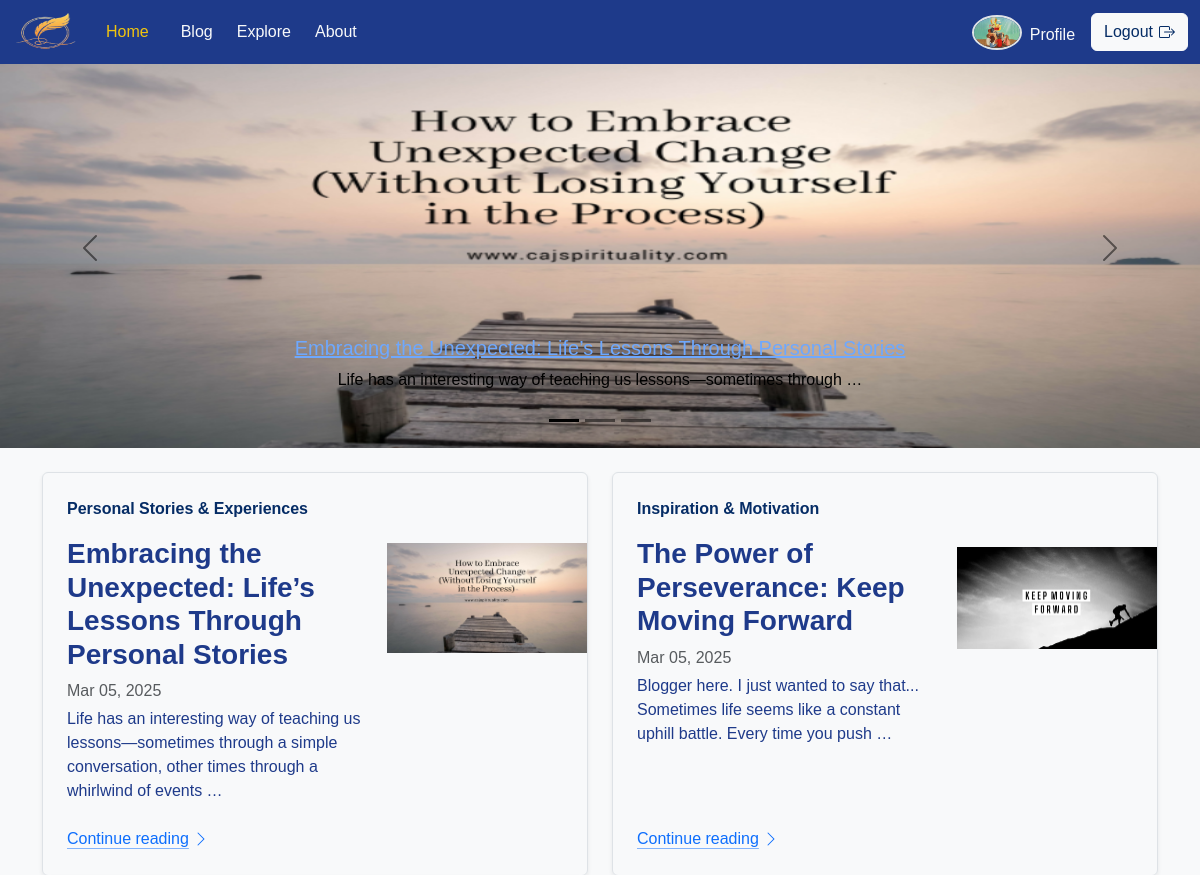
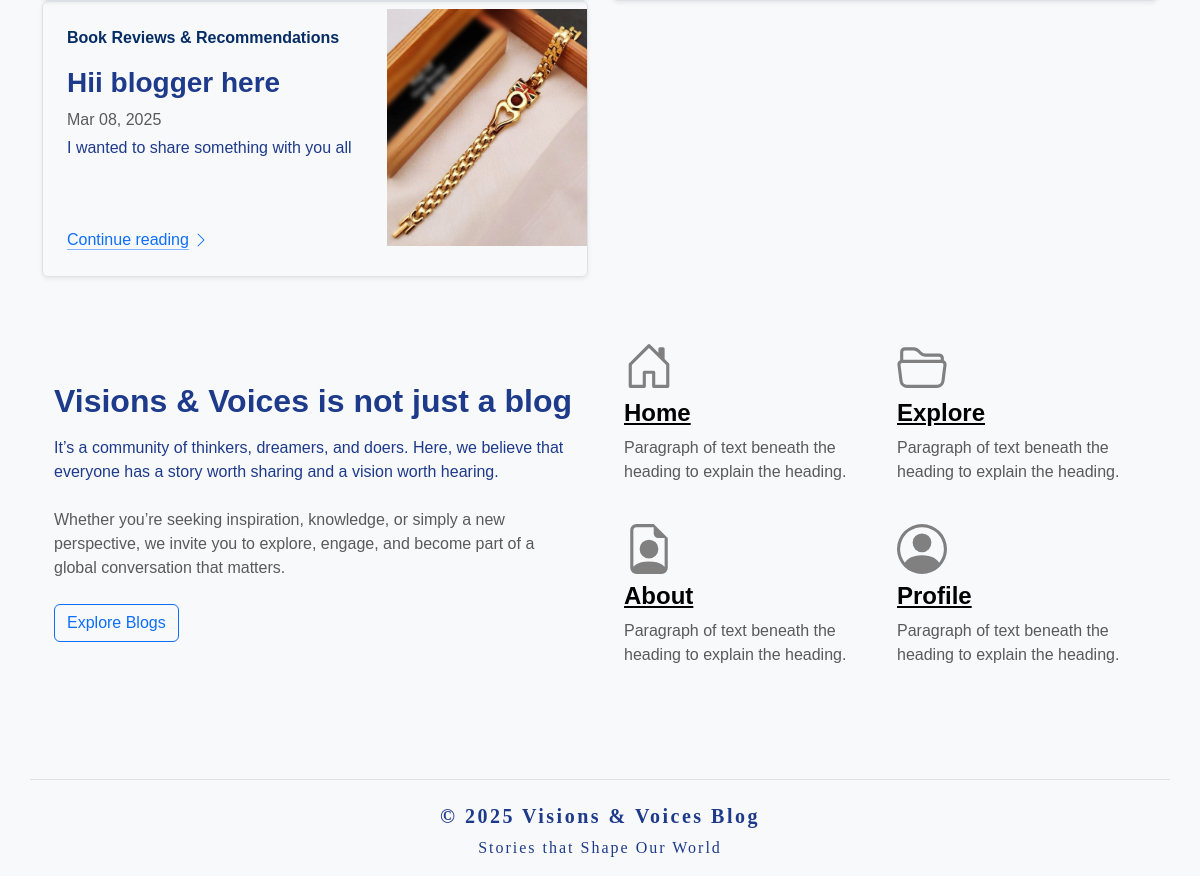
The page / (signed in) on the database its author committed (2 pictures, top to bottom).
### blog/models.py (models this page shows, shortened)
class Profile(models.Model):
    user = models.OneToOneField(User, on_delete=models.CASCADE)
    name = models.CharField(max_length=255)
    bio = models.TextField()
    profile_image = models.ImageField(upload_to='profile_images/', blank=True, null=True)

class Post(models.Model):
    CATEGORY_CHOICES = [
        ('Personal Stories & Experiences', 'Personal Stories & Experiences'),
        ('Cultural & Social Commentary', 'Cultural & Social Commentary'),
        ('Futuristic & Visionary Ideas', 'Futuristic & Visionary Ideas'),
        ('Inspiration & Motivation', 'Inspiration & Motivation'),
        ('Philosophical & Deep Thought Pieces', 'Philosophical & Deep Thought Pieces'),
        ('Book Reviews & Recommendations', 'Book Reviews & Recommendations'),
        ('Travel & Cultural Exploration', 'Travel & Cultural Exploration'),
    ]
    user = models.ForeignKey(User, on_delete=models.CASCADE, related_name="posts")
    title = models.CharField(max_length=200)
    content = models.TextField()
    image = models.ImageField(upload_to='post_images/', blank=True, null=True)
    category = models.CharField(max_length=50, choices=CATEGORY_CHOICES)
    likes = models.ManyToManyField(User, related_name='liked_posts', blank=True)
    saved_by = models.ManyToManyField(User, related_name='saved_posts', blank=True)
    created_at = models.DateTimeField(auto_now_add=True)
    updated_at = models.DateTimeField(auto_now=True)

### blog/views.py (the view)
# urls.py: path('',  views.index, name="index"),
@login_required
def index(request):
    profile = Profile.objects.get(user=request.user)
    posts = Post.objects.all()[:4]
    return render(request, 'index.html', {'posts': posts, 'profile': profile})

### blog/templates/index.html (shortened to what this page needs)
{% extends 'base.html' %}
{% load static %}
{% block body %}
<div id="carouselExampleDark" class="carousel slide" data-bs-theme="dark">
    <div class="carousel-indicators">
        <button type="button" data-bs-target="#carouselExampleDark" data-bs-slide-to="0" class="active"
            aria-current="true" aria-label="Slide 1"></button>
        <button type="button" data-bs-target="#carouselExampleDark" data-bs-slide-to="1" aria-label="Slide 2"></button>
        <button type="button" data-bs-target="#carouselExampleDark" data-bs-slide-to="2" aria-label="Slide 3"></button>
    </div>
    <div class="carousel-inner">
        {% for blog_post in posts %}
            <div class="carousel-item {% if forloop.first %}active{% endif %}" data-bs-interval="10000">
                {% if blog_post.image %}
                    <img src="{{ blog_post.image.url }}" class="img-fluid d-block w-100" alt="{{ blog_post.title }}" style="object-fit: fit; height: 400px;">
                {% else %}
                    <img src="{% static 'images/favicon.png' %}" class="img-fluid d-block w-100" alt="{{ blog_post.title }}" style="object-fit: fit; height: 400px;">
                {% endif %}
                <div class="carousel-caption d-none d-md-block">
                    <h5><a href="{% url 'blog_detail' id=blog_post.id %}">{{ blog_post.title }}</a></h5>
                    <p>{{ blog_post.content|truncatewords:10 }}</p>
                </div>
            </div>
        {% endfor %}
    </div>
    <button class="carousel-control-prev" type="button" data-bs-target="#carouselExampleDark" data-bs-slide="prev">
        <span class="carousel-control-prev-icon" aria-hidden="true"></span>
    </button>
    <button class="carousel-control-next" type="button" data-bs-target="#carouselExampleDark" data-bs-slide="next">
        <span class="carousel-control-next-icon" aria-hidden="true"></span>
    </button>
</div>
<div class="container mt-4">
    <div class="row mb-2">
        {% for blog_post in posts|slice:":4" %}
        <div class="col-md-6">
            <div class="row g-0 border rounded overflow-hidden flex-md-row mb-4 shadow-sm h-100 position-relative">
                <div class="col p-4 d-flex flex-column position-static">
                    {% if blog_post.category %}
                        <strong class="d-inline-block mb-2 text-primary-emphasis">{{ blog_post.category }}</strong>
                    {% else %}
                        <strong class="d-inline-block mb-2 text-secondary">Uncategorized</strong>
                    {% endif %}
                        <h3 class="fw-bold pt-2">
                            {{ blog_post.title }}
                        </h3>
                    <div class="mb-1 text-body-secondary">{{ blog_post.created_at|date:"M d, Y" }}</div>
                    <p class="card-text mb-auto">{{ blog_post.content|truncatewords:20 }}</p>
                    <a href="{% url 'blog_detail' id=blog_post.id %}" class="icon-link gap-1 icon-link-hover stretched-link">
                        Continue reading
                        <svg xmlns="http://www.w3.org/2000/svg" width="16" height="16" fill="currentColor" class="bi bi-chevron-right" viewBox="0 0 16 16">
                            <path fill-rule="evenodd" d="M4.646 1.646a.5.5 0 0 1 .708 0l6 6a.5.5 0 0 1 0 .708l-6 6a.5.5 0 0 1-.708-.708L10.293 8 4.646 2.354a.5.5 0 0 1 0-.708" />
                        </svg>
                    </a>
                </div>
                <div class="col-auto d-none d-lg-block">
                    {% if blog_post.image %}
                        <img src="{{ blog_post.image.url }}" class="bd-placeholder-img" width="200" height="250" style="object-fit: contain;" alt="{{ blog_post.title }}">
                    {% else %}
                        <img src="{% static 'images/favicon.png' %}" class="bd-placeholder-img" width="200" height="250" style="object-fit: contain;" alt="No Image Available">
                    {% endif %}
                </div>
            </div>
        </div>
        {% endfor %}
    </div>
</div>
<div class="container px-4 py-5">
    <div class="row row-cols-1 row-cols-md-2 align-items-md-center g-5 pb-5">
      <div class="col d-flex flex-column align-items-start gap-2">
        <h2 class="fw-bold">Visions & Voices is not just a blog</h2>
        <p>It’s a community of thinkers, dreamers, and doers. Here, we believe that everyone has a story worth sharing and a vision worth hearing.</p>
        <p class="text-body-secondary">Whether you’re seeking inspiration, knowledge, or simply a new perspective, we invite you to explore, engage, and become part of a global conversation that matters.</p>
        <a href="{% url 'blog' %}" class="btn btn-outline-primary btn-md">Explore Blogs</a>
      </div>
      <div class="col">
        <div class="row row-cols-1 row-cols-sm-2 g-4">
          <div class="col d-flex flex-column gap-2">
            <div class="feature-icon-small d-inline-flex">
            </div>
            <a class="fw-semibold h4 mb-0 text-body-emphasis" href="{% url 'index' %}">Home</a>
            <p class="text-body-secondary">Paragraph of text beneath the heading to explain the heading.</p>
          </div>
          <div class="col d-flex flex-column gap-2">
            <div class="feature-icon-small d-inline-flex">
            </div>
            <a class="fw-semibold h4 mb-0 text-body-emphasis" href="{% url 'explore' %}">Explore</a>
            <p class="text-body-secondary">Paragraph of text beneath the heading to explain the heading.</p>
          </div>
          <div class="col d-flex flex-column gap-2">
            <div class="feature-icon-small d-inline-flex">
            </div>
            <a class="fw-semibold h4 mb-0 text-body-emphasis" href="{% url 'about' %}">About</a>
            <p class="text-body-secondary">Paragraph of text beneath the heading to explain the heading.</p>
          </div>
          <div class="col d-flex flex-column gap-2">
            <div class="feature-icon-small d-inline-flex">
            </div>
            <a class="fw-semibold h4 mb-0 text-body-emphasis" href="{% url 'profile' %}">Profile</a>
            <p class="text-body-secondary">Paragraph of text beneath the heading to explain the heading.</p>
          </div>
        </div>
      </div>
    </div>
  </div>
{% endblock %}

### blog/templates/base.html (shortened to what this page needs)
{% load static %}
<!doctype html>
<html lang="en">
<head>
    <link href="https://cdn.jsdelivr.net/npm/bootstrap@5.3.3/dist/css/bootstrap.min.css" rel="stylesheet"
>
    <link rel="stylesheet" href="https://cdnjs.cloudflare.com/ajax/libs/font-awesome/6.0.0-beta3/css/all.min.css">
    <link rel="stylesheet" href="{% static 'css/style.css' %}">
</head>
<body>
    <nav class="navbar navbar-expand-lg fixed-top" style="background-color: var(--deep-blue);">
        <div class="container-fluid">
            <a class="navbar-brand" href="/">
                <img src="{% static 'images/favicon.png' %}" alt="Bootstrap" width="70" height="38">
            </a>
            <div class="collapse navbar-collapse" id="navbarSupportedContent">
                <ul class="navbar-nav me-auto mb-2 mb-lg-0">
                    <li class="nav-item pe-3">
                        <a class="nav-link {% if request.path == '/' %}active{% endif %}" aria-current="page"
                            href="/">Home</a>
                    </li>
                    <li class="nav-item pe-2">
                        <a class="nav-link {% if request.path == '/blog/' or '/blog/' in request.path %}active{% endif %}"
   href="{% url 'blog' %}">Blog</a>
                    </li>
                    <li class="nav-item dropdown pe-2">
                        <a class="nav-link {% if request.path == '/explore/' %}active{% endif %}" href="{% url 'explore' %}">
                            Explore
                        </a>
                    </li>
                    <li class="nav-item pe-2">
                        <a class="nav-link {% if request.path == '/about/' %}active{% endif %}"
                            href="{% url 'about' %}">About</a>
                    </li>
                </ul>
                <div class="profile-container d-flex pe-3 mb-lg-0 mb-md-3 mb-sm-3 mb-3">
                    <img class="bd-placeholder-img border border-2 rounded-circle"  width="50" height="35" src="{{ profile.profile_image.url }}" alt="Profile Image" />
                    <a class="ps-2 pt-2 nav-link {% if request.path == '/profile/' or '/profile/' in request.path %}active{% endif %}"
   href="{% url 'profile' %}">Profile</a>
                </div>
                    <a href="{% url 'logout' %}" class="btn btn-light icon-link icon-link-hover text-primary-emphasis">Logout
                    </a>
            </div>
        </div>
    </nav>
    <br><br>
    {% block body %}{% endblock %}
    <footer class="container border-top pt-4 text-center">
        <h5 class="fw-bold" style="letter-spacing: 2.5px; font-family: cursive;">&copy; 2025 Visions & Voices Blog</h5>
        <p style="letter-spacing: 2px; font-family: cursive;">Stories that Shape Our World</p>
    </footer>
</body>
</html>

### blog/static/css/style.css (style rules this page uses)
:root { --deep-blue: #1E3A8A; --warm-gold: #F1C40F; --soft-white: #F8F9FA; --muted-gray: #B0B0B0; --pastel-coral: #FF6F61; --teal: #4DB6AC; }
body { font-family: 'Arial', sans-serif; background-color: var(--soft-white); color: var(--deep-blue); }
.navbar a { color: var(--soft-white); }
.navbar .nav-link.active { color: var(--warm-gold); }

### rows shown on the page
Profile: profile_image (picture)
Post: image (picture), title "Embracing the Unexpected: Life’s Lessons Through Personal Stories", content "Life has an interesting way of teaching us lessons—sometimes through …", category "Personal Stories & Experiences", created_at "Mar 05, 2025", content "Life has an interesting way of teaching us lessons—sometimes through a simple conversation, other times through a whirlwind of events …"
Post: category "Inspiration & Motivation", title "The Power of Perseverance: Keep Moving Forward", created_at "Mar 05, 2025", content "Blogger here. I just wanted to say that... Sometimes life seems like a constant uphill battle. Every time you push …", image (picture)
Post: category "Book Reviews & Recommendations", title "Hii blogger here", created_at "Mar 08, 2025", content "I wanted to share something with you all", image (picture)
